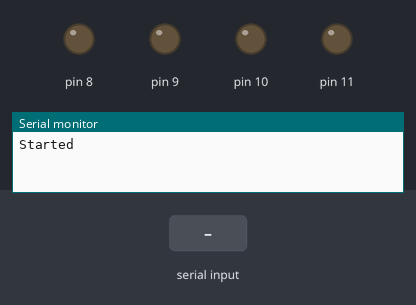
This sketch was run on a simulated Arduino Mega 2560, built with avr-gcc and run on an emulated ATmega2560. Parts: output pins drawn as LEDs (lit = HIGH), the last lines printed to the serial monitor. Inputs (shaded band) come from the test bench.

Above: at 1.2 s.
1.3 s: "P1=0" received over the second serial link
At 2.42 s:
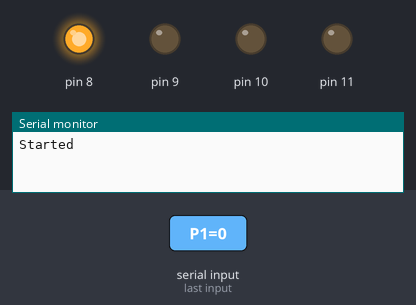
4.0 s: "P1=1" received over the second serial link
At 5.12 s:
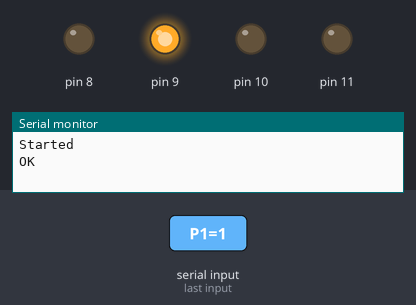
6.7 s: "P2=0" received over the second serial link
At 7.82 s:
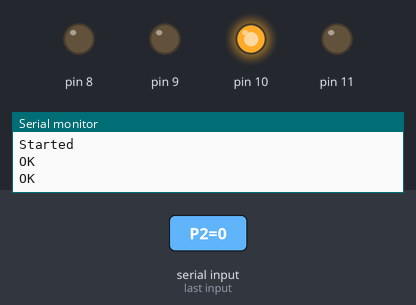
9.4 s: "P2=1" received over the second serial link
At 10.52 s:
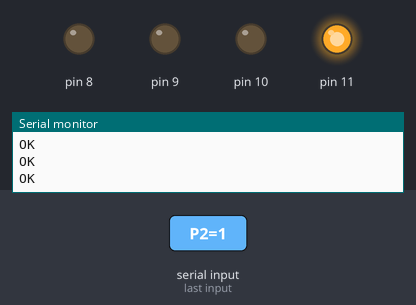
Timing chart, 0 to 12.4 s (numbered marks = the images above; inputs shaded):
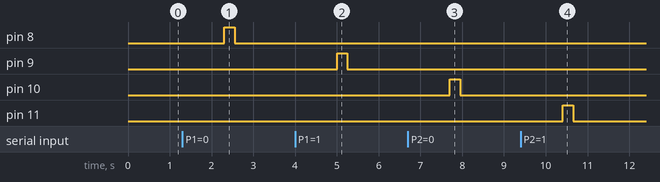

The sketch:

points_gercon.ino
```cpp
void setup() {
  Serial.begin(9600);
  Serial.println("Started");
  Serial2.begin(9600);

  pinMode(8, OUTPUT);
  pinMode(9, OUTPUT);
  pinMode(10, OUTPUT);
  pinMode(11, OUTPUT);

}

void loop() {
  while (Serial2.available()) {
    String a = Serial2.readString();
    if (a.substring(0, 4) == "P1=0") {
      switch_point(0,0);
      Serial.println("OK");
    }
    if (a.substring(0, 4) == "P1=1") {
      switch_point(0,1);
      Serial.println("OK");
    }
    if (a.substring(0, 4) == "P2=0") {
      switch_point(1,0);
      Serial.println("OK");
    }
    if (a.substring(0, 4) == "P2=1") {
      switch_point(1,1);
      Serial.println("OK");
    }
  }

}

void switch_point(int point, int dir) {
  switch (point) {
    case 0:
      if (dir == 0) {
        digitalWrite(8, HIGH);
        delay(250);
      } else {
        digitalWrite(9, HIGH);
        delay(250);
      }
      break;
    case 1:
      if (dir == 0) {
        digitalWrite(10, HIGH);
        delay(250);
      } else {
        digitalWrite(11, HIGH);
        delay(250);
      }
      break;
  }
  digitalWrite(8, LOW);
  digitalWrite(9, LOW);
  digitalWrite(10, LOW);
  digitalWrite(11, LOW);
}
```

Measured:
- after the input at 1.3 s, pin 8: LOW → HIGH after 1.0 s, → LOW 0.25 s later
- after the input at 4.0 s, pin 9: LOW → HIGH after 1.0 s, → LOW 0.25 s later
- after the input at 6.7 s, pin 10: LOW → HIGH after 1.0 s, → LOW 0.25 s later
- after the input at 9.4 s, pin 11: LOW → HIGH after 1.0 s, → LOW 0.25 s later
